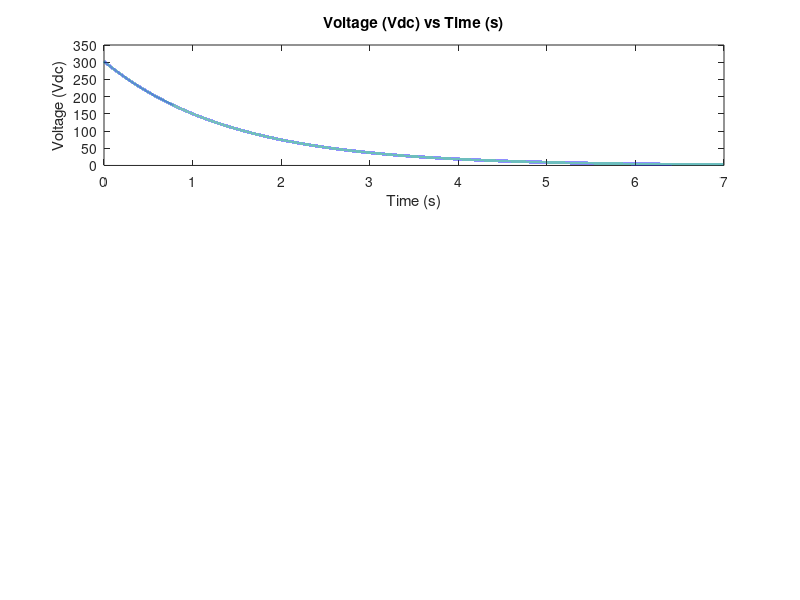

Write MATLAB code to recreate this figure. (Note: this script raises an error after producing the figure.)
% CAR PARAMS
v_s = 302.4; % Max pack voltage
r_d = 3250; % Discharge resistance
c_ts = 440E-6; % TS bus capacitance (mostly the MC)

% CALC SETTINGS
v_safe = 30;

% Initialize timescale
t = [0:0.0001:7];
RC = r_d * c_ts; % RC constant

% Bus voltage
v = v_s * exp(-t/RC);
subplot(3,1,1);
plot(t, v, 'LineWidth', 2.0);
title('Voltage (Vdc) vs Time (s)');
xlabel('Time (s)');
ylabel('Voltage (Vdc)');
% Find discharge complete
x = 1;
while(v(x) > v_safe)
	x = x + 1;
end
yline(v_safe,'-','Threshold', 'LineWidth', 1.5);
xline(t(x), 'LineWidth', 1.5);
fprintf('Discharge time (%.2f): %.2f seconds\n', v_safe, t(x));

% Current
i = v / r_d;
subplot(3,1,2);
plot(t, i, 'LineWidth', 2.0);
title('Current (Idc) vs Time (s)');
xlabel('Time (s)');
ylabel('Current (Idc)');
% Find average current
i_avg = mean(i);
yline(i_avg,'-','Average', 'LineWidth', 1.5);
fprintf('Discharge current (average): %.3f A\n', i_avg);

% Power
p = i.^2 * r_d;
subplot(3,1,3);
plot(t, p, 'LineWidth', 2.0);
title('Power (W) vs Time (s)');
xlabel('Time (s)');
ylabel('Power (W)');
% Find average power
p_avg = mean(p);
yline(p_avg,'-','Average', 'LineWidth', 1.5);
fprintf('Discharge power (average): %.2f W\n', p_avg);
fprintf('Discharge power (peak): %.2f W\n', p(1));
fprintf('Discharge energy: %.2f J\n', 0.5 * c_ts * v_s ^ 2);
